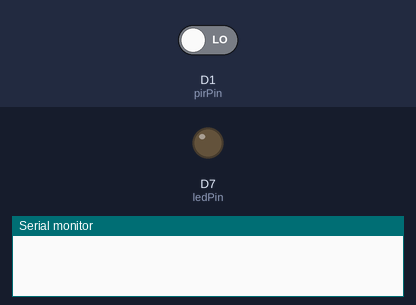
Simulated run of this sketch. Board: ESP8266 (NodeMCU). Parts: output pins drawn as LEDs (lit = HIGH), the last lines printed to the serial monitor. Inputs (shaded band) come from the test bench; at power-on: D1 (pirPin) LOW. WiFi joins after 1.5 s; servers stay silent unless stated.

Above: at 3.0 s.
3.1 s: D1 (pirPin) driven HIGH
At 4.3 s:
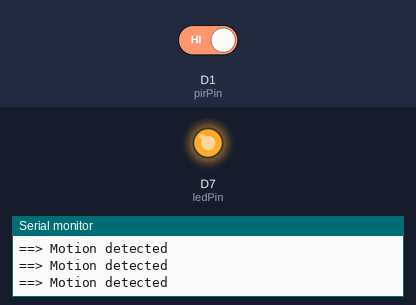
4.6 s: D1 (pirPin) driven LOW
At 5.6 s:
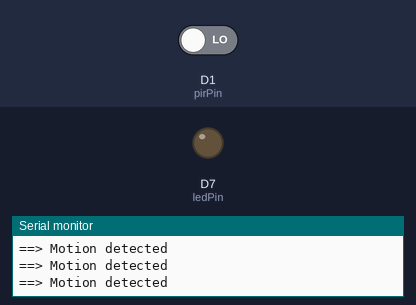
Timing chart, 0 to 7.6 s (numbered marks = the images above; inputs shaded):
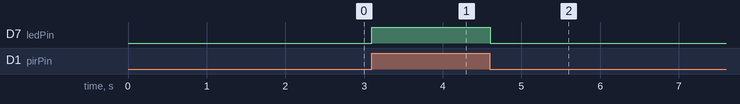

The sketch:

pirblynk.ino
```cpp
// (licence header left out)
#include <ESP8266WiFi.h>

#define BLYNK_PRINT Serial    // Comment this out to disable prints and save space
#include <BlynkSimpleEsp8266.h>
char auth[] = "65d9cf145e7a442291c612f24e1df68b";

/* WiFi credentials */
char ssid[] = "ROVAI TIMECAP";
char pass[] = "mjr747@1";

/* HC-SR501 Motion Detector */
#define ledPin D7
#define pirPin D1 // Input for HC-S501
int pirValue; // Place to store read PIR Value
int motionDetected = 0;

void setup()
{
  Serial.begin(115200);
  delay(10);
  Blynk.begin(auth, ssid, pass);
  pinMode(ledPin, OUTPUT);
  pinMode(pirPin, INPUT);
  digitalWrite(ledPin, LOW);
}

void loop()
{
  getPirValue();
  Blynk.run();
}

/***************************************************
 * Get PIR data
 **************************************************/
void getPirValue(void)
{
  pirValue = digitalRead(pirPin);
  if (pirValue)
  {
    Serial.println("==> Motion detected");
    Blynk.notify("T==> Motion detected");
  }

  digitalWrite(ledPin, pirValue);
}
```

Measured:
- after the input at 3.1 s, D7 (ledPin): LOW → HIGH at once
- after the input at 4.6 s, D7 (ledPin): HIGH → LOW at once
